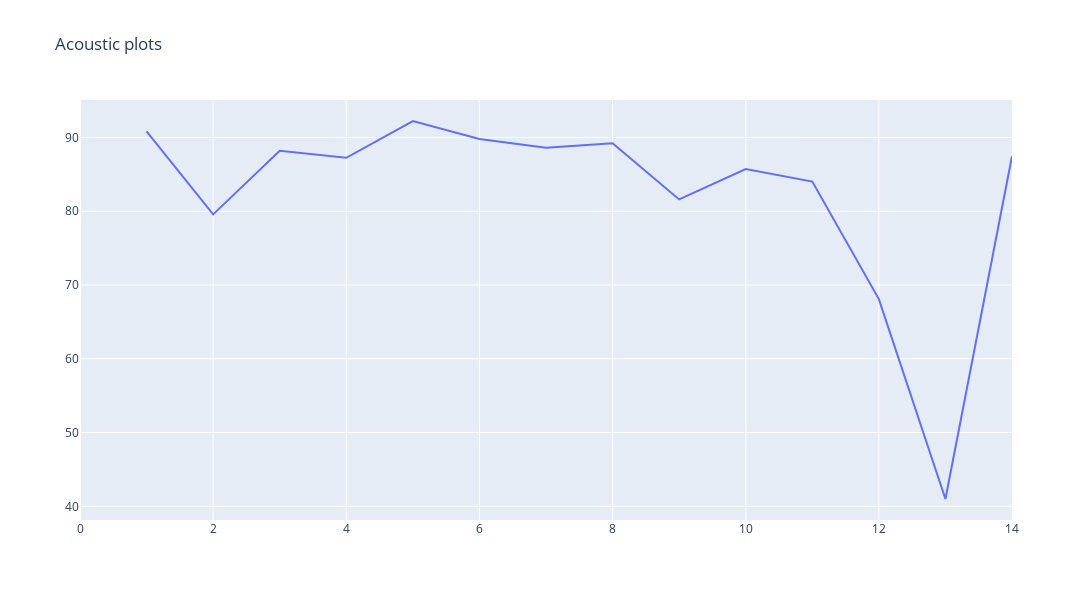

Write notebook code for a chart like this one.
### Code cell
# Example 1 - Frequency weight - > Time weight

#get the signal array and sampling rate
wav_file = 'sample.wav'
sig,fs = sf.read(wav_file)

#Initialize the Sound pressures from the array
sig = SoundPressure().from_array(sig[:,0],fs)




#initialize the processing pipeline modules
v2s = VoltToSPL(mic_sensitivity=0.050)  # Volts to SPL module
tw = TimeWeight(integration_window=1,integration_time=1,type='Fast')  # Time weighting module
fw = FrequencyWeight(weighting_type='A') # Frequency weighting module


#process the signal sequentially
sig = v2s(sig) # convert volts to SPL
sig = fw(sig) # apply frequency weighting
sig = tw(sig)# apply time weighting



#Visualize resulting signal
visualize_ops(sig) # visualizes the complete processing signal went through
plot_signal(sig) # visualizes the resulting signal(SPL or dB levels)

### Figure 1 — Plotly figure (JSON) as saved in the notebook; plotly's stock layout.template omitted (floating-point values rounded to 4 significant figures)
{"data": [{"mode": "lines", "type": "scatter", "x": [0, 1, 2, 3, 4, 5, 6, 7, 8, 9, 10, 11, 12, 13, 14], "y": [null, 90.84, 79.57, 88.21, 87.24, 92.23, 89.78, 88.6, 89.21, 81.6, 85.72, 84.02, 68.09, 40.99, 87.45]}], "layout": {"height": 600, "title": {"text": "Acoustic plots"}, "width": 1600, "xaxis": {"anchor": "y", "domain": [0, 1]}, "yaxis": {"anchor": "x", "domain": [0, 1]}}}
